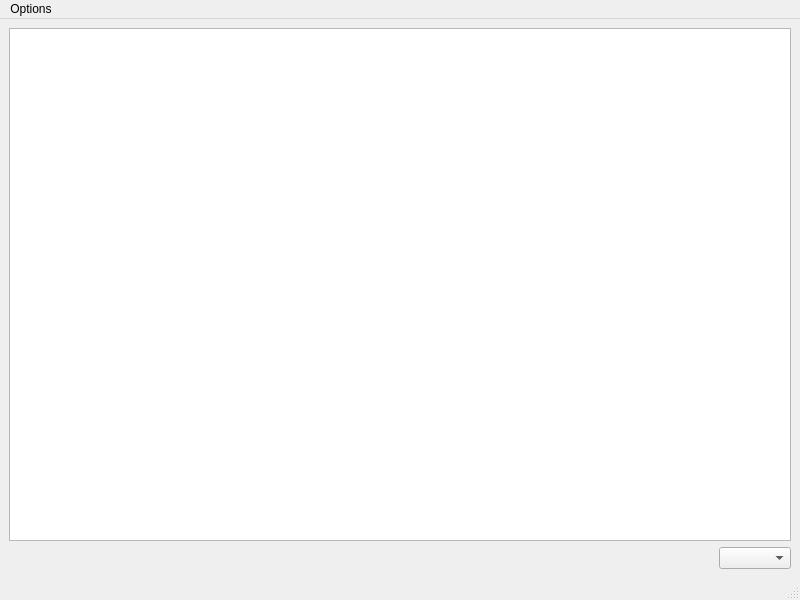
<?xml version="1.0" encoding="UTF-8"?>
<ui version="4.0">
 <class>MainWindow</class>
 <widget class="QMainWindow" name="MainWindow">
  <property name="geometry">
   <rect>
    <x>0</x>
    <y>0</y>
    <width>800</width>
    <height>600</height>
   </rect>
  </property>
  <property name="windowTitle">
   <string>MainWindow</string>
  </property>
  <widget class="QWidget" name="centralwidget">
   <layout class="QGridLayout" name="gridLayout">
    <item row="0" column="0">
     <widget class="QTableView" name="processTableView"/>
    </item>
    <item row="2" column="0">
     <layout class="QHBoxLayout" name="horizontalLayout">
      <item>
       <spacer name="horizontalSpacer">
        <property name="orientation">
         <enum>Qt::Horizontal</enum>
        </property>
        <property name="sizeHint" stdset="0">
         <size>
          <width>40</width>
          <height>20</height>
         </size>
        </property>
       </spacer>
      </item>
      <item>
       <widget class="QComboBox" name="languageBox"/>
      </item>
     </layout>
    </item>
   </layout>
  </widget>
  <widget class="QMenuBar" name="menubar">
   <property name="geometry">
    <rect>
     <x>0</x>
     <y>0</y>
     <width>800</width>
     <height>21</height>
    </rect>
   </property>
   <widget class="QMenu" name="menuOptions">
    <property name="title">
     <string>Options</string>
    </property>
    <addaction name="refreshOpt"/>
   </widget>
   <addaction name="menuOptions"/>
  </widget>
  <widget class="QStatusBar" name="statusbar"/>
  <action name="refreshOpt">
   <property name="checkable">
    <bool>true</bool>
   </property>
   <property name="checked">
    <bool>true</bool>
   </property>
   <property name="text">
    <string>Refresh</string>
   </property>
  </action>
 </widget>
 <resources/>
 <connections/>
</ui>
